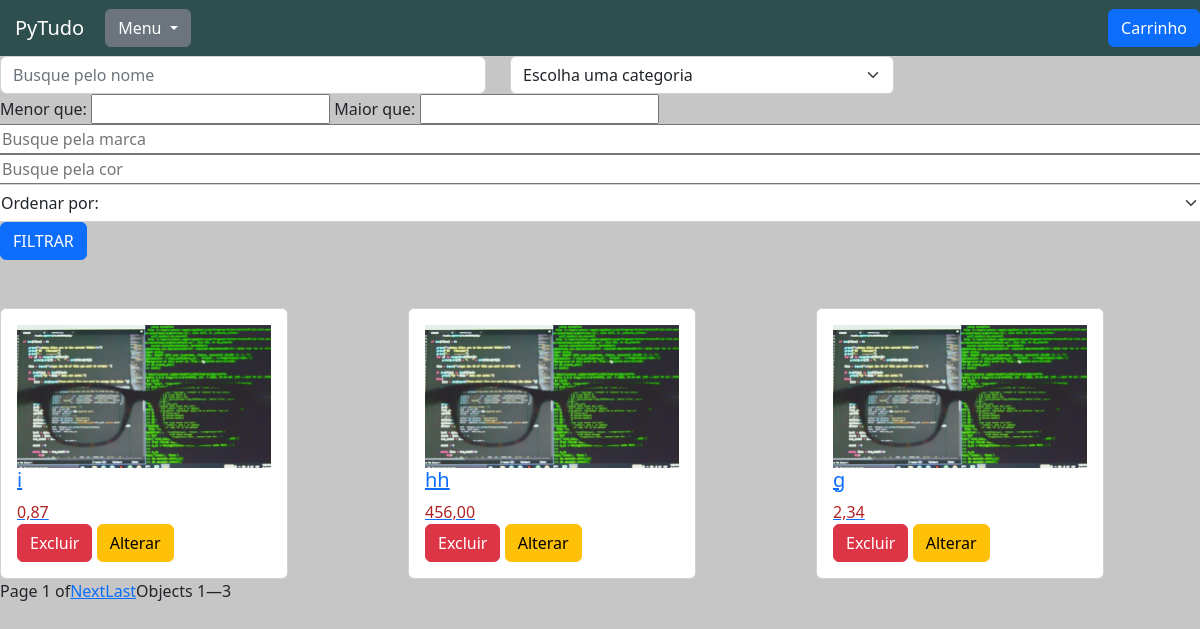
Page /produtos/listar_produtos/ on the earlier database version.
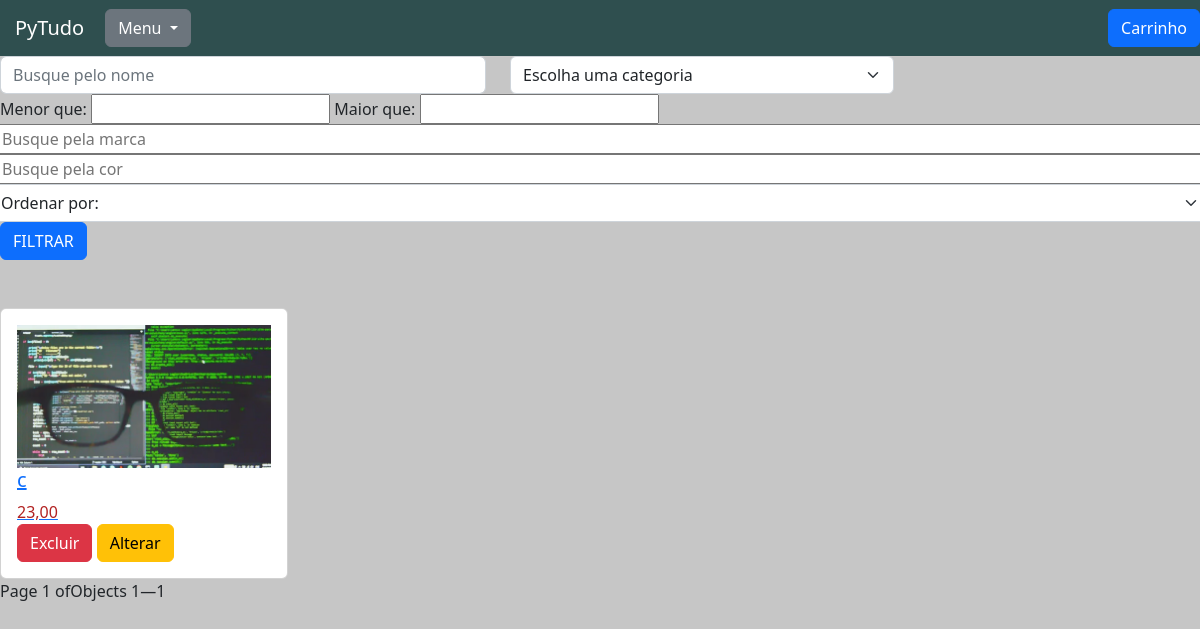
Same page on the later database version.
### produtos/models.py (models this page shows, shortened)
class Produtos(models.Model):
    nome = models.CharField(max_length=50)
    descricao = models.TextField()
    foto = models.ImageField()
    preco = models.DecimalField(max_digits=6, decimal_places=2)
    categoria = models.ForeignKey(Categoria, blank=True, null=True, on_delete=models.SET_NULL)
    marca = models.CharField(max_length=50)
    cor = models.CharField(max_length=30)
    quantidade = models.IntegerField()
    data_cadastro = models.DateTimeField(auto_now_add=True)
    data_atualizacao = models.DateTimeField(auto_now=True, null=True)

### produtos/views.py (the view)
# urls.py: path('listar_produtos/', views.listar_produtos, name="listar_produtos"),
def listar_produtos(request):
    produtos = Produtos.objects.all()
    categorias = Categoria.objects.all()
    nome_filtrar = request.GET.get('nome')
    if nome_filtrar:
        produtos = produtos.filter(nome__icontains=nome_filtrar)
    categoria_filtrar = request.GET.get('categoria')
    if categoria_filtrar:
        produtos = produtos.filter(categoria_id=categoria_filtrar)
    preco_menor_filtrar = request.GET.get('preco_menor_filtrar')
    if preco_menor_filtrar:
        preco_menor_filtrar_decimal = Decimal(preco_menor_filtrar.replace(',','.'))
        produtos = produtos.filter(preco__lt=preco_menor_filtrar_decimal)
    preco_maior_filtrar = request.GET.get('preco_maior_filtrar')
    if preco_maior_filtrar:
        preco_maior_filtrar_decimal = Decimal(preco_maior_filtrar.replace(',','.'))
        produtos = produtos.filter(preco__gt=preco_maior_filtrar_decimal)
    marca_filtar = request.GET.get('marca')
    if marca_filtar:
        produtos = produtos.filter(marca__icontains=marca_filtar)
    cor_filtar = request.GET.get('cor')
    if cor_filtar:
        produtos = produtos.filter(cor__icontains=cor_filtar)
    produtos_ordenados = produtos.order_by('-id')
    paginacao = Paginator(produtos_ordenados, 3)
    ordenacao = request.GET.get('ordenacao')
    if ordenacao == 'maior':
        produtos_ordenados = produtos.order_by('-preco')
        paginacao = Paginator(produtos_ordenados, 3)
    elif ordenacao == 'menor':
        produtos_ordenados = produtos.order_by('preco')
        paginacao = Paginator(produtos_ordenados, 3)
    page = request.GET.get('page')
    produtos_paginados = paginacao.get_page(page)
    return render(request, 'produtos.html', {'produtos_paginados': produtos_paginados,
                                             'categorias': categorias,})

### produtos/models.py (called while the page is built)
    def __str__(self):
        return self.nome

### produtos/templatetags/filtros.py (called while the page is built)
@register.simple_tag(takes_context=True)
def param_replace(context, **kwargs):
    d = context['request'].GET.copy()
    for k, v in kwargs.items():
        d[k] = v
    for k in [k for k, v in d.items() if not v]:
        del d[k]
    return d.urlencode()

### produtos/templates/produtos.html (shortened to what this page needs)
{% extends 'base.html' %}
{% load static %}
{% load filtros %}
{% block 'head' %}
    <link href="{% static 'produtos/css/listar_produtos.css' %}" rel="stylesheet">
{% endblock %}
{% block 'body' %}
        <form action="#" method="GET"> {% csrf_token %}
            <div class="row">
                    <div class="col-md-5">
                        <input type="text" placeholder="Busque pelo nome" class="form-control" name="nome">
                    </div>
                    <div class="col-md-4">
                        <select class="form-select" name="categoria">
                            <option value="" disabled selected hidden>Escolha uma categoria</option>
                        </select>
                    </div>
                    <div>
                        <label>Menor que:</label>
                        <input type="text" name="preco_menor_filtrar">
                        <label> Maior que:</label>
                        <input type="text" name="preco_maior_filtrar">
                    </div>
                    <input type="text" placeholder="Busque pela marca"  name="marca">
                    <input type="text" placeholder="Busque pela cor"  name="cor">
                    <select class="form-select" aria-label="Default select example" name="ordenacao">
                        <option value="" disabled selected hidden>Ordenar por:</option>
                    </select>
                <div class="col-md-3">
                    <input type="submit" value="FILTRAR" class="btn btn-primary">
                </div>
            </div>
        </form>
        <br>
        <br>
    <div class="row">
        {% for produto in produtos_paginados %}
            <div class="col-md">
                <div class="card" style="width: 18rem;">
                    <div class="card-body">
                        <a href="{% url 'ver_produto' produto.id %}" class="links">
                            <img width="100%" src="{{produto.foto.url}}">
                            <h5 class="card-title">{{produto.nome}}</h5>
                            <div class="preco"> {{produto.preco}} </div>
                            <a class="btn btn-danger" href="{% url 'excluir_produto' produto.id %}" role="button">Excluir</a>
                            <a class="btn btn-warning" href="{% url 'alterar_produto' produto.id %}" role="button">Alterar</a>
                        </a>
                    </div>
                </div>
            </div>
        {% endfor %}
    </div>
    <div class="pagination">
        Page {{ produtos_paginados.number }} of {{ paginator.num_pages }}
        {% if produtos_paginados.has_next %}
            {% if produtos_paginados.next_page_number != paginator.num_pages %}
                <a href="?{% param_replace page=produtos_paginados.next_page_number %}">Next</a>
            {% endif %}
            <a href="?{% param_replace page=paginator.num_pages %}">Last</a>
        {% endif %}
        <p>Objects {{ produtos_paginados.start_index }}—{{ produtos_paginados.end_index }}</p>
    </div>
{% endblock %}

Differences in the rows shown:
removed Produtos: foto (picture), nome "i", preco "0,87"
removed Produtos: foto (picture), nome "hh", preco "456,00"
removed Produtos: foto (picture), nome "g", preco "2,34"
added Produtos: foto (picture), nome "c", preco "23,00"
Other differences:
{{ produtos_paginados.end_index }}: "3" → "1"
text no longer shown: "Next Last"
